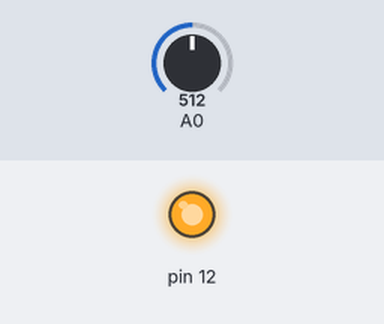
The sketch below on a simulated Arduino Uno, built with avr-gcc and run on an emulated ATmega328P. Parts: output pins drawn as LEDs (lit = HIGH). The inputs (shaded band) are chosen by the test bench; at power-on: A0 = 512. What the sketch prints to the serial monitor is not drawn.

Above: at 0.1 s.
Timing chart, 0 to 1.6 s (numbered marks = the images above):
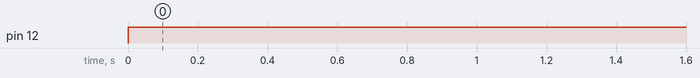

Measured:
- by itself, pin 12: LOW → HIGH at 0.00 s

The sketch:

Schalter.ino
```cpp
int sensorWert = 0;
void setup() {
  // put your setup code here, to run once:
Serial.begin(9600);
pinMode(12, OUTPUT);
}

void loop() {
  // put your main code here, to run repeatedly:
sensorWert = analogRead(A0);
Serial.println(sensorWert);
digitalWrite(12, HIGH);
}
```
